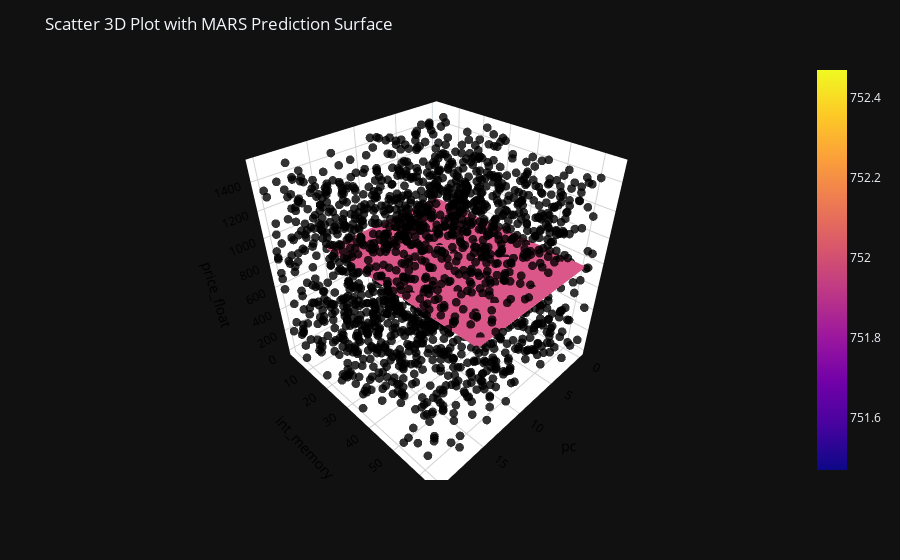

The cell this chart's notebook holds for it:
### Code cell
# Create a 3D scatter plot with predictions
fig = px.scatter_3d(df, x=df['pc'], y=df['int_memory'], z=df['price_float'],
                 opacity=0.8, color_discrete_sequence=['black'])

# Set figure title and colors
fig.update_layout(title_text="Scatter 3D Plot with MARS Prediction Surface",
                  scene = dict(xaxis=dict(backgroundcolor='white',
                                          color='black',
                                          gridcolor='lightgrey'),
                               yaxis=dict(backgroundcolor='white',
                                          color='black',
                                          gridcolor='lightgrey'
                                          ),
                               zaxis=dict(backgroundcolor='white',
                                          color='black',
                                          gridcolor='lightgrey')))
# Update marker size
fig.update_traces(marker=dict(size=3))

# Add prediction plane
fig.add_traces(go.Surface(x=xrange, y=yrange, z=pred_MARS, name='MARS', ))
                          #colorscale=px.colors.sequential.Viridis))

fig.show()

### Figure 1 — Plotly figure (JSON) as saved in the notebook; plotly's stock layout.template omitted (floating-point values rounded to 4 significant figures; data arrays with more than 128 entries replaced by an {"elided": "..."} marker saying what was removed)
{"data": [{"hovertemplate": "pc=%{x}<br>int_memory=%{y}<br>price_float=%{z}<extra></extra>", "legendgroup": "", "marker": {"color": "black", "opacity": 0.8, "symbol": "circle", "size": 3}, "mode": "markers", "name": "", "scene": "scene", "showlegend": false, "x": {"elided": "2000 int values"}, "y": {"elided": "2000 int values"}, "z": {"elided": "2000 float values"}, "type": "scatter3d"}, {"name": "MARS", "x": [0, 5, 10, 15], "y": [2, 7, 12, 17, 22, 27, 32, 37, 42, 47, 52, 57, 62], "z": [[752.0, 752.0, 752.0, 752.0], [752.0, 752.0, 752.0, 752.0], [752.0, 752.0, 752.0, 752.0], [752.0, 752.0, 752.0, 752.0], [752.0, 752.0, 752.0, 752.0], [752.0, 752.0, 752.0, 752.0], [752.0, 752.0, 752.0, 752.0], [752.0, 752.0, 752.0, 752.0], [752.0, 752.0, 752.0, 752.0], [752.0, 752.0, 752.0, 752.0], [752.0, 752.0, 752.0, 752.0], [752.0, 752.0, 752.0, 752.0], [752.0, 752.0, 752.0, 752.0]], "type": "surface"}], "layout": {"scene": {"domain": {"x": [0.0, 1.0], "y": [0.0, 1.0]}, "xaxis": {"title": {"text": "pc"}, "backgroundcolor": "white", "color": "black", "gridcolor": "lightgrey"}, "yaxis": {"title": {"text": "int_memory"}, "backgroundcolor": "white", "color": "black", "gridcolor": "lightgrey"}, "zaxis": {"title": {"text": "price_float"}, "backgroundcolor": "white", "color": "black", "gridcolor": "lightgrey"}}, "legend": {"tracegroupgap": 0}, "margin": {"t": 60}, "title": {"text": "Scatter 3D Plot with MARS Prediction Surface"}}}
